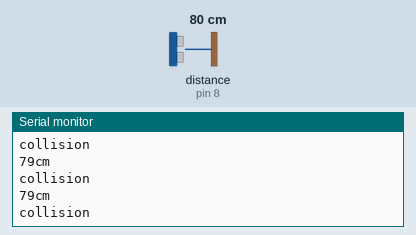
Simulated run of this sketch. Board: Arduino Uno, built with avr-gcc and run on an emulated ATmega328P. Shown: the last lines printed to the serial monitor. Wiring (inferred from the names in the program): ultrasonic range finder: trigger pin 9; echo pin 8. The test bench sets the inputs (shaded band); at power-on: distance to the obstacle (sensor on pin 8) 80 cm. The echo pulse lasts 58.3 µs per cm.

Above: at 1.2 s.
1.3 s: distance to the obstacle (sensor on pin 8) set to 250 cm
At 1.39 s:
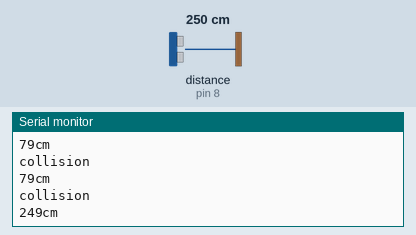
4.3 s: distance to the obstacle (sensor on pin 8) set to 2 cm
At 4.52 s:
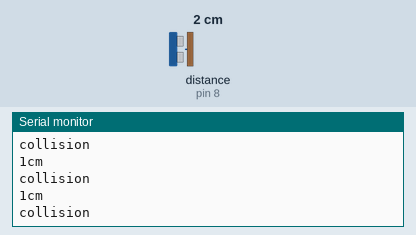
Timing chart, 0 to 7.3 s (numbered marks = the images above; inputs shaded):
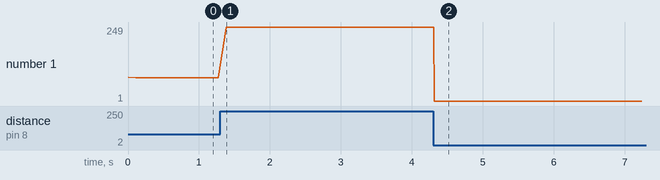

The sketch:

final_code.ino
```cpp
// I've adapted the code from Rui Santos, https://randomnerdtutorials.com
// the ultrasonic sensor used in this porject is the HC-SR04

int trigPin = 9;    // Trigger - ultrasound waves beamed out
int echoPin = 8;    // Echo - listening for the wave that was beamed out
int vibrate_power = 10; // pin that supplies power to the vibrate function
int collision_distance = 90;  // the distance from an object, the user coul collide with

long duration; // time in microseconds since firing a pulse and recieving a pulse
long distance; // constantly measured - this value is not 100% accurate but it is suffcient for object avoidance

void setup() {
  //Serial Port begin
  Serial.begin (9600);

  //Define inputs and outputs
  pinMode(trigPin, OUTPUT);
  pinMode(echoPin, INPUT);
  pinMode(vibrate_power, OUTPUT);
}

void loop() {
  // Give a short LOW pulse beforehand to ensure a clean HIGH pulse:
  digitalWrite(trigPin, LOW);
  delayMicroseconds(5);

  // The sensor is triggered by a HIGH pulse of 10 or more microseconds.
  digitalWrite(trigPin, HIGH);
  delayMicroseconds(10);
  digitalWrite(trigPin, LOW);

  // Read the signal from the sensor: a HIGH pulse whose
  // duration is the time (in microseconds) from the sending
  // of the ping to the reception of its echo off of an object.
  pinMode(echoPin, INPUT);
  duration = pulseIn(echoPin, HIGH);

  // Convert the time into a distance
  // distance = (time/2) x speed of sound
  // The speed of sound is: 343m/s = 0.0343 cm/uS

  distance = (duration / 2) * 0.0343;

  // duration is divided by 2 first because the the wave was sent,
  // collided with the object, and then returned back to the echosensor

  Serial.print(distance);
  Serial.print("cm");
  Serial.println();


  if (distance < collision_distance ) {  // warn user there going to collide with an object
    Serial.println("collision");
    digitalWrite(vibrate_power, HIGH); // physicially warn user
    delay(100);
  } else { // stops false reading
    digitalWrite(vibrate_power, LOW);
  }

}
```

Measured:
- after the input at 1.3 s, the serial monitor: prints a new line after 0.09 s (image 1)
- after the input at 4.3 s, the serial monitor: prints a new line at once (image 2)
- plotted number 1: 79 → 249 after the input at 1.3 s, 249 → 1 after the input at 4.3 s
